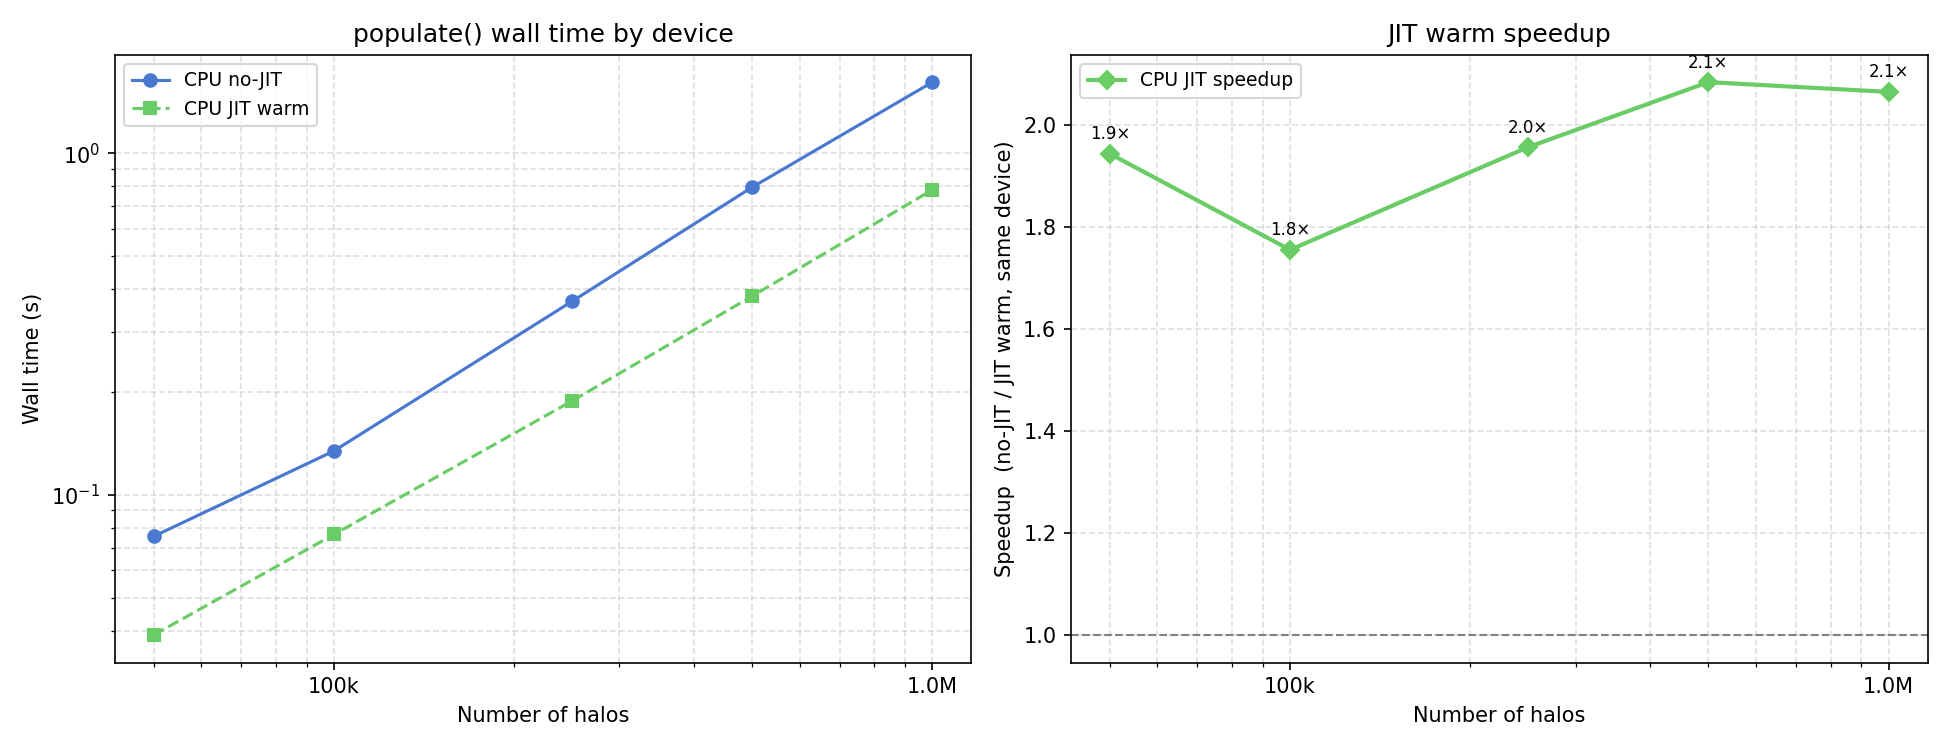

This chart was generated by the following Python code:
"""
Benchmark: CPU vs GPU performance of populate().

For each available JAX device (CPU, GPU, TPU), measures:
  - No-JIT wall time (host→device transfer + compute + device→host transfer)
  - JIT warm wall time (same, but with cached XLA binary)
  - JIT compilation cost (first call)

Run from the repo root:

    python benchmark/device_comparison.py

Produces:
  - A summary table printed to stdout
  - benchmark/device_comparison.png

On CPU-only machines the script runs and produces a single-device figure
that acts as a baseline.  Run on a GPU machine to get the CPU vs GPU
comparison.

Notes on device placement
-------------------------
jax-hod's populate() takes NumPy inputs and returns NumPy outputs.  JAX
internally stages computation on the *default device*, so wrapping the call
in `jax.default_device(dev)` is sufficient to route all computation (random
sampling, NFW CDF inversion, broadcasting) to the target device.  The only
host↔device transfers are:

  - Input transfer  : jnp.asarray(np_array) inside _populate (~negligible
                      for float32 arrays on PCIe3 x16 at >10 GB/s)
  - Output transfer : np.asarray(jax_array) inside _populate_and_filter

Both are included in the measured wall time, which is the relevant figure
for typical HOD workflows where inputs are loaded from disk as NumPy.
"""

import os
import sys
import time

import jax
import jax.numpy as jnp
import matplotlib.pyplot as plt
import numpy as np

sys.path.insert(0, os.path.join(os.path.dirname(__file__), '..'))

from jaxhod import Zheng07, populate
from jaxhod.populate import _compute_max_satellites, _get_populate_jit


# ---------------------------------------------------------------------------
# Configuration
# ---------------------------------------------------------------------------

MODEL = Zheng07(
    log_Mmin=13.0,
    sigma_logM=0.5,
    log_M0=13.0,
    log_M1=14.0,
    alpha=1.0,
)
MIN_MASS      = 10 ** (MODEL.log_Mmin - 1)
N_HALOS_LIST  = [50_000, 100_000, 250_000, 500_000, 1_000_000]
N_REPEAT      = 5
RNG           = np.random.default_rng(0)


# ---------------------------------------------------------------------------
# Helpers
# ---------------------------------------------------------------------------

def _make_halos(n, box=500.0):
    pos  = RNG.uniform(0, box, size=(n, 3)).astype(np.float32)
    mass = (10 ** RNG.uniform(12.0, 15.0, size=n)).astype(np.float32)
    rad  = ((mass / 2e14) ** (1/3)).astype(np.float32)
    return pos, mass, rad


def _bench_device(device, n_halos_list, n_repeat=N_REPEAT):
    """
    Run no-JIT and JIT benchmarks on *device* for each catalogue size.

    Returns a list of dicts with keys:
        n_halos, nojit_med, jit_compile, jit_med
    """
    rows = []
    key  = jax.random.PRNGKey(42)

    for n in n_halos_list:
        pos, mass, rad = _make_halos(n)
        keep = mass >= MIN_MASS
        max_sat = _compute_max_satellites(MODEL, mass[keep])

        with jax.default_device(device):

            # ---- no-JIT ----
            # One warm-up to load any lazy imports and trigger device init.
            populate(pos, mass, rad, MODEL, key,
                     max_satellites=max_sat, min_mass=MIN_MASS, jit=False)
            t_nojit = []
            for _ in range(n_repeat):
                t0 = time.perf_counter()
                populate(pos, mass, rad, MODEL, key,
                         max_satellites=max_sat, min_mass=MIN_MASS, jit=False)
                # block until JAX computation is complete before stopping clock
                jax.effects_barrier()
                t_nojit.append(time.perf_counter() - t0)
            nojit_med = float(np.median(t_nojit))

            # ---- JIT: compilation (first call) ----
            _get_populate_jit.cache_clear()
            t0 = time.perf_counter()
            populate(pos, mass, rad, MODEL, key,
                     max_satellites=max_sat, min_mass=MIN_MASS, jit=True)
            jax.effects_barrier()
            jit_compile = time.perf_counter() - t0

            # ---- JIT: warm calls ----
            t_jit = []
            for _ in range(n_repeat):
                t0 = time.perf_counter()
                populate(pos, mass, rad, MODEL, key,
                         max_satellites=max_sat, min_mass=MIN_MASS, jit=True)
                jax.effects_barrier()
                t_jit.append(time.perf_counter() - t0)
            jit_med = float(np.median(t_jit))

        rows.append({
            'n_halos':     n,
            'nojit_med':   nojit_med,
            'jit_compile': jit_compile,
            'jit_med':     jit_med,
            'speedup':     nojit_med / jit_med,
        })

    return rows


# ---------------------------------------------------------------------------
# Discover devices
# ---------------------------------------------------------------------------

all_devices = {}
for backend in ('cpu', 'gpu', 'tpu'):
    try:
        devs = jax.devices(backend)
        all_devices[backend] = devs[0]   # use first device of each type
    except RuntimeError:
        pass

print(f"JAX version : {jax.__version__}")
print(f"Devices found: {list(all_devices.keys())}\n")

# Warn if only CPU is available
if list(all_devices.keys()) == ['cpu']:
    print("NOTE: Only CPU detected.  Results show CPU-only baseline.")
    print("      Run on a machine with a GPU to get the CPU vs GPU comparison.\n")


# ---------------------------------------------------------------------------
# Run benchmarks
# ---------------------------------------------------------------------------

all_results = {}   # backend_name -> list of row dicts

for backend, device in all_devices.items():
    print(f"--- Benchmarking on {device} ---")
    print(f"{'N_halos':>10}  {'no-JIT (s)':>11}  {'compile (s)':>12}  "
          f"{'JIT warm (s)':>13}  {'speedup':>8}")
    print("-" * 62)

    rows = _bench_device(device, N_HALOS_LIST)
    all_results[backend] = rows

    for r in rows:
        print(f"{r['n_halos']:>10,}  {r['nojit_med']:>11.3f}  "
              f"{r['jit_compile']:>12.3f}  {r['jit_med']:>13.3f}  "
              f"{r['speedup']:>8.2f}×")
    print()


# ---------------------------------------------------------------------------
# Figure
# ---------------------------------------------------------------------------

n_backends = len(all_results)
colors = {
    'cpu': {'nojit': '#4878CF', 'jit': '#6ACC65'},
    'gpu': {'nojit': '#D65F5F', 'jit': '#EE854A'},
    'tpu': {'nojit': '#956CB4', 'jit': '#8C613C'},
}

fig, axes = plt.subplots(1, 2, figsize=(13, 5))

# ---- Left: wall time vs n_halos ----
ax = axes[0]
for backend, rows in all_results.items():
    xs      = [r['n_halos']   for r in rows]
    nojit   = [r['nojit_med'] for r in rows]
    jit_w   = [r['jit_med']   for r in rows]
    c_nojit = colors.get(backend, {}).get('nojit', 'steelblue')
    c_jit   = colors.get(backend, {}).get('jit',   'tomato')
    lbl     = backend.upper()
    ax.plot(xs, nojit, 'o-',  color=c_nojit, label=f'{lbl} no-JIT')
    ax.plot(xs, jit_w, 's--', color=c_jit,   label=f'{lbl} JIT warm')

ax.set_xlabel('Number of halos')
ax.set_ylabel('Wall time (s)')
ax.set_title('populate() wall time by device')
ax.set_xscale('log')
ax.set_yscale('log')
ax.xaxis.set_major_formatter(
    plt.FuncFormatter(lambda x, _: f'{x/1e6:.1f}M' if x >= 1e6 else f'{x/1e3:.0f}k'))
ax.legend(fontsize=9)
ax.grid(True, which='both', ls='--', alpha=0.4)

# ---- Right: speedup (JIT warm / no-JIT) per device ----
ax = axes[1]
for backend, rows in all_results.items():
    xs      = [r['n_halos'] for r in rows]
    speedup = [r['speedup'] for r in rows]
    c_jit   = colors.get(backend, {}).get('jit', 'tomato')
    ax.plot(xs, speedup, 'D-', color=c_jit, label=f'{backend.upper()} JIT speedup', lw=2)
    for x, y in zip(xs, speedup):
        ax.annotate(f'{y:.1f}×', xy=(x, y), xytext=(0, 7),
                    textcoords='offset points', ha='center', fontsize=8)

# If both CPU and GPU available: add GPU vs no-JIT-CPU speedup bar
if 'cpu' in all_results and 'gpu' in all_results:
    cpu_rows = {r['n_halos']: r for r in all_results['cpu']}
    xs = [r['n_halos'] for r in all_results['gpu']]
    gpu_over_cpu_nojit = [
        cpu_rows[r['n_halos']]['nojit_med'] / r['jit_med']
        for r in all_results['gpu']
    ]
    ax.plot(xs, gpu_over_cpu_nojit, '^:', color='purple',
            label='GPU JIT vs CPU no-JIT', lw=2)
    for x, y in zip(xs, gpu_over_cpu_nojit):
        ax.annotate(f'{y:.1f}×', xy=(x, y), xytext=(0, -12),
                    textcoords='offset points', ha='center', fontsize=8, color='purple')

ax.axhline(1.0, color='gray', ls='--', lw=1)
ax.set_xlabel('Number of halos')
ax.set_ylabel('Speedup  (no-JIT / JIT warm, same device)')
ax.set_title('JIT warm speedup')
ax.set_xscale('log')
ax.xaxis.set_major_formatter(
    plt.FuncFormatter(lambda x, _: f'{x/1e6:.1f}M' if x >= 1e6 else f'{x/1e3:.0f}k'))
ax.legend(fontsize=9)
ax.grid(True, which='both', ls='--', alpha=0.4)

fig.tight_layout()
out = os.path.join(os.path.dirname(__file__), 'device_comparison.png')
fig.savefig(out, dpi=150)
print(f"Figure saved to {out}")

# ---------------------------------------------------------------------------
# Summary
# ---------------------------------------------------------------------------
print("\n--- Summary ---")
for backend, rows in all_results.items():
    best = max(rows, key=lambda r: r['speedup'])
    avg_compile = np.mean([r['jit_compile'] for r in rows])
    print(f"  {backend.upper()}: peak JIT speedup {best['speedup']:.1f}× "
          f"at {best['n_halos']:,} halos | "
          f"mean compile {avg_compile:.2f} s")

if 'cpu' in all_results and 'gpu' in all_results:
    cpu_1m = next(r for r in all_results['cpu'] if r['n_halos'] == 1_000_000)
    gpu_1m = next(r for r in all_results['gpu'] if r['n_halos'] == 1_000_000)
    ratio_nojit = cpu_1m['nojit_med'] / gpu_1m['nojit_med']
    ratio_jit   = cpu_1m['jit_med']   / gpu_1m['jit_med']
    print(f"\n  GPU vs CPU at 1M halos:")
    print(f"    no-JIT : {ratio_nojit:.1f}× faster on GPU")
    print(f"    JIT    : {ratio_jit:.1f}× faster on GPU")
